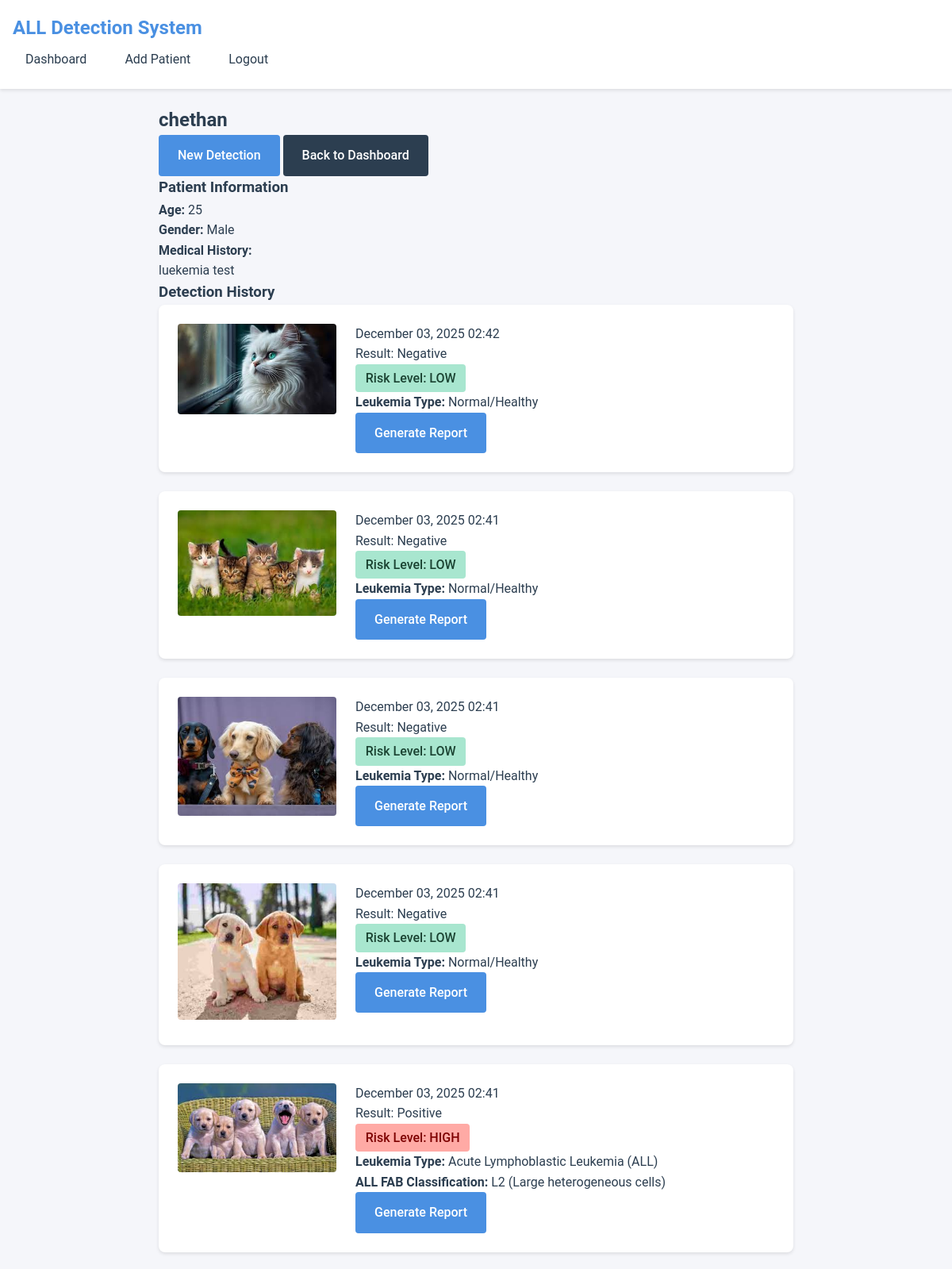
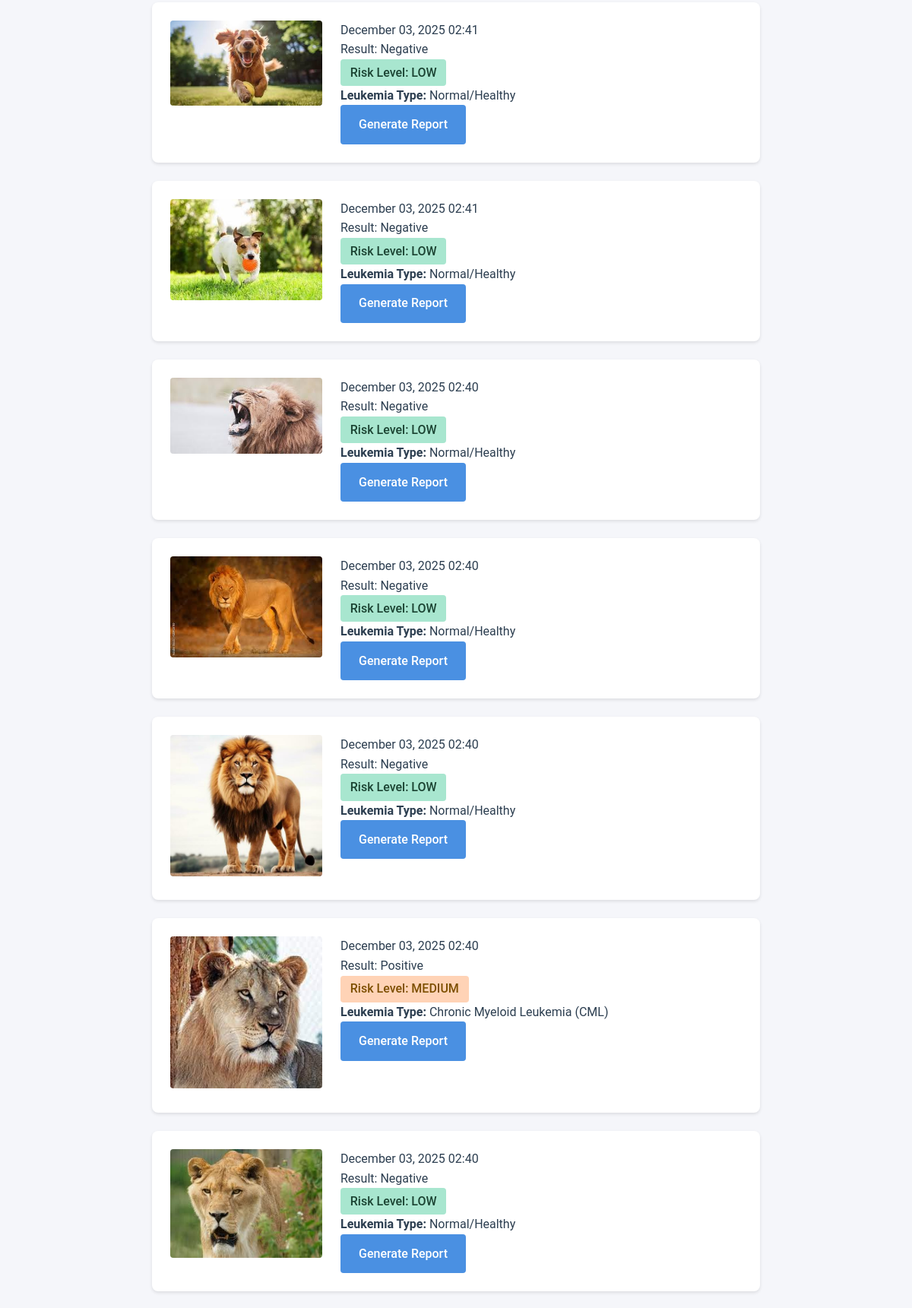
/patient/5/ (signed in, upper part), run on the app's committed database (2 pictures, top to bottom).
### detection_app/models.py (models this page shows, shortened)
class Patient(models.Model):
    user = models.ForeignKey(User, on_delete=models.CASCADE)
    name = models.CharField(max_length=100)
    age = models.IntegerField()
    gender = models.CharField(max_length=10, choices=[
        ('M', 'Male'),
        ('F', 'Female'),
        ('O', 'Other')
    ])
    medical_history = models.TextField(blank=True)
    created_at = models.DateTimeField(default=timezone.now)
    wbc_count = models.FloatField(null=True, blank=True, help_text="White blood cell count (K/µL)")
    blast_percentage = models.FloatField(null=True, blank=True, help_text="Blast percentage (%)")
    hemoglobin = models.FloatField(null=True, blank=True, help_text="Hemoglobin (g/dL)")
    platelets = models.FloatField(null=True, blank=True, help_text="Platelet count (K/µL)")
    cytogenetics = models.CharField(max_length=100, blank=True, help_text="Cytogenetic risk (e.g., t(9;22), normal, etc.)")
    risk_category = models.CharField(max_length=20, choices=[
        ('STANDARD', 'Standard Risk'),
        ('HIGH', 'High Risk'),
        ('UNKNOWN', 'Unknown')
    ], default='UNKNOWN', blank=True)

class DetectionResult(models.Model):
    LEUKEMIA_TYPES = [
        ('ALL', 'Acute Lymphoblastic Leukemia'),
        ('AML', 'Acute Myeloid Leukemia'),
        ('CLL', 'Chronic Lymphocytic Leukemia'),
        ('CML', 'Chronic Myeloid Leukemia'),
        ('NORMAL', 'Normal/Healthy')
    ]
    ALL_FAB_CHOICES = [
        ('L1', 'L1 - Small uniform cells'),
        ('L2', 'L2 - Large heterogeneous cells'),
        ('L3', 'L3 - Large, heavily vacuolated cells (Burkitt-like)'),
    ]
    AML_FAB_CHOICES = [
        ('M0', 'M0 - Undifferentiated AML'),
        ('M1', 'M1 - AML with minimal differentiation'),
        ('M2', 'M2 - AML with differentiation'),
        ('M3', 'M3 - Acute Promyelocytic Leukemia (APL)'),
        ('M4', 'M4 - Acute Myelomonocytic Leukemia'),
        ('M5', 'M5 - Acute Monocytic Leukemia'),
        ('M6', 'M6 - Acute Erythroid Leukemia'),
        ('M7', 'M7 - Acute Megakaryocytic Leukemia'),
    ]
    patient = models.ForeignKey(Patient, on_delete=models.CASCADE, related_name='detections')
    image = models.ImageField(upload_to='smear_images/')
    detection_result = models.CharField(max_length=50)
    risk_level = models.CharField(max_length=20, choices=[
        ('LOW', 'Low'),
        ('MEDIUM', 'Medium'),
        ('HIGH', 'High')
    ])
    date_detected = models.DateTimeField(default=timezone.now)
    report_generated = models.BooleanField(default=False)
    report_file = models.FileField(upload_to='reports/', null=True, blank=True)
    leukemia_type = models.CharField(max_length=20, choices=LEUKEMIA_TYPES, null=True, blank=True,
                                      help_text="Detected leukemia type (ALL, AML, CLL, CML, or Normal)")
    all_fab_classification = models.CharField(max_length=10, choices=ALL_FAB_CHOICES, null=True, blank=True,
                                              help_text="FAB classification for ALL (L1, L2, L3)")
    aml_fab_classification = models.CharField(max_length=10, choices=AML_FAB_CHOICES, null=True, blank=True,
                                              help_text="FAB classification for AML (M0-M7)")
    fab_confidence = models.FloatField(null=True, blank=True, help_text="Confidence score for FAB classification (0-1)")
    cell_count = models.IntegerField(null=True, blank=True, help_text="Number of detected cells")
    cell_density = models.FloatField(null=True, blank=True, help_text="Cell density (cells per million pixels)")
    cell_statistics = models.JSONField(null=True, blank=True, help_text="Cell area, intensity, circularity statistics")
    annotated_image = models.ImageField(upload_to='annotated_images/', null=True, blank=True, help_text="Image with detection boxes")
    detection_masks = models.JSONField(null=True, blank=True, help_text="Cell segmentation masks")
    class Meta:
        ordering = ['-date_detected']

### detection_app/views.py (the view)
# urls.py: path('patient/<int:pk>/', views.patient_detail, name='patient_detail'),
@login_required
def patient_detail(request, pk):
    patient = get_object_or_404(Patient, pk=pk, user=request.user)
    detections = patient.detections.all()
    return render(request, 'detection_app/patient_detail.html', {
        'patient': patient,
        'detections': detections
    })

### templates/detection_app/patient_detail.html (shortened to what this page needs)
{% extends 'base.html' %}
{% load custom_filters %}
{% block content %}
<div class="container">
    <div class="patient-detail-container">
        <div class="patient-header">
            <h2>{{ patient.name }}</h2>
            <div class="patient-actions">
                <a href="{% url 'detect_leukemia' patient.id %}" class="btn btn-primary">New Detection</a>
                <a href="{% url 'dashboard' %}" class="btn btn-secondary">Back to Dashboard</a>
            </div>
        </div>
        <div class="patient-info">
            <div class="info-card">
                <h3>Patient Information</h3>
                <p><strong>Age:</strong> {{ patient.age }}</p>
                <p><strong>Gender:</strong> {{ patient.get_gender_display }}</p>
                <p><strong>Medical History:</strong></p>
                <p class="medical-history">{{ patient.medical_history|linebreaks }}</p>
            </div>
        </div>
        <div class="detection-history">
            <h3>Detection History</h3>
            {% if detections %}
                <div class="detection-list">
                    {% for detection in detections %}
                        <div class="detection-card">
                            <div class="detection-image">
                                <img src="{{ detection.image.url }}" alt="Blood Smear Image">
                            </div>
                            <div class="detection-info">
                                <p class="detection-date">{{ detection.date_detected|date:"F d, Y H:i" }}</p>
                                <p class="detection-result {{ detection.detection_result|lower }}">
                                    Result: {{ detection.detection_result }}
                                </p>
                                <p class="risk-level {{ detection.risk_level|lower }}">
                                    Risk Level: {{ detection.risk_level }}
                                </p>
                                {% if detection.leukemia_type %}
                                    <p class="fab-classification">
                                        <strong>Leukemia Type:</strong>
                                        {% if detection.leukemia_type == 'ALL' %}
                                            Acute Lymphoblastic Leukemia (ALL)
                                        {% elif detection.leukemia_type == 'AML' %}
                                            Acute Myeloid Leukemia (AML)
                                        {% elif detection.leukemia_type == 'CLL' %}
                                            Chronic Lymphocytic Leukemia (CLL)
                                        {% elif detection.leukemia_type == 'CML' %}
                                            Chronic Myeloid Leukemia (CML)
                                        {% elif detection.leukemia_type == 'NORMAL' %}
                                            Normal/Healthy
                                        {% else %}
                                            {{ detection.leukemia_type }}
                                        {% endif %}
                                    </p>
                                {% endif %}
                                {% if detection.all_fab_classification %}
                                    <p class="fab-subtype">
                                        <strong>ALL FAB Classification:</strong> {{ detection.all_fab_classification }}
                                        {% if detection.all_fab_classification == 'L1' %}
                                            (Small uniform cells)
                                        {% elif detection.all_fab_classification == 'L2' %}
                                            (Large heterogeneous cells)
                                        {% elif detection.all_fab_classification == 'L3' %}
                                            (Large, heavily vacuolated cells - Burkitt-like)
                                        {% endif %}
                                    </p>
                                {% endif %}
                                {% if detection.report_generated %}
                                    <a href="{% url 'download_report' detection.id %}" class="btn btn-success btn-sm">
                                        Download Report
                                    </a>
                                {% else %}
                                    <a href="{% url 'generate_report' detection.id %}" class="btn btn-primary btn-sm">
                                        Generate Report
                                    </a>
                                {% endif %}
                            </div>
                        </div>
                    {% endfor %}
                </div>
            {% else %}
                <p class="no-detections">No detections performed yet.</p>
            {% endif %}
        </div>
    </div>
</div>
{% endblock %}

### static/css/style.css (style rules this page uses)
:root { --primary-color: #4a90e2; --secondary-color: #2c3e50; --success-color: #27ae60; --danger-color: #e74c3c; --warning-color: #f39c12; --text-color: #2c3e50; --background-color: #f5f6fa; --card-background: #ffffff; }
* { margin: 0; padding: 0; box-sizing: border-box; }
body { font-family: 'Roboto', sans-serif; line-height: 1.6; color: var(--text-color); background-color: var(--background-color); }
.container { max-width: 1200px; margin: 0 auto; padding: 20px; }
.btn { display: inline-block; padding: 0.8rem 1.5rem; border-radius: 4px; text-decoration: none; font-weight: 500; cursor: pointer; transition: transform 0.3s, box-shadow 0.3s; }
.btn-primary { background-color: var(--primary-color); color: white; border: none; }
.btn-secondary { background-color: var(--secondary-color); color: white; border: none; }
.patient-detail-container { max-width: 800px; margin: 0 auto; }
.detection-card { display: grid; grid-template-columns: 200px 1fr; gap: 1.5rem; background-color: var(--card-background); padding: 1.5rem; border-radius: 8px; margin-bottom: 1.5rem; box-shadow: 0 2px 4px rgba(0, 0, 0, 0.1); }
.detection-image img { width: 100%; border-radius: 4px; }
.risk-level { display: inline-block; padding: 0.3rem 0.8rem; border-radius: 4px; font-weight: 500; }
.risk-level.low { background-color: #a8e6cf; color: #1b4332; }
.risk-level.medium { background-color: #ffd3b6; color: #7d4f00; }
.risk-level.high { background-color: #ffaaa5; color: #7d0000; }
.feature-card, .detection-card, .card { animation: fadeIn 0.5s ease-out; }

### data on the page
Patient: name "chethan", age "25", gender "Male", medical_history "luekemia test"
DetectionResult: image (picture), date_detected "December 03, 2025 02:42", detection_result "Negative", risk_level "LOW", shows "Leukemia Type:", leukemia_type "Normal/Healthy", report_generated "Generate Report"
DetectionResult: image (picture), date_detected "December 03, 2025 02:41", detection_result "Negative", risk_level "LOW", shows "Leukemia Type:", leukemia_type "Normal/Healthy", report_generated "Generate Report"
DetectionResult: image (picture), date_detected "December 03, 2025 02:41", detection_result "Negative", risk_level "LOW", shows "Leukemia Type:", leukemia_type "Normal/Healthy", report_generated "Generate Report"
DetectionResult: image (picture), date_detected "December 03, 2025 02:41", detection_result "Negative", risk_level "LOW", shows "Leukemia Type:", leukemia_type "Normal/Healthy", report_generated "Generate Report"
DetectionResult: image (picture), date_detected "December 03, 2025 02:41", detection_result "Positive", risk_level "HIGH", shows "Leukemia Type:", leukemia_type "Acute Lymphoblastic Leukemia (ALL)", all_fab_classification "L2", shows "(Large heterogeneous cells)", report_generated "Generate Report"
DetectionResult: image (picture), date_detected "December 03, 2025 02:41", detection_result "Negative", risk_level "LOW", shows "Leukemia Type:", leukemia_type "Normal/Healthy", report_generated "Generate Report"
DetectionResult: image (picture), date_detected "December 03, 2025 02:41", detection_result "Negative", risk_level "LOW", shows "Leukemia Type:", leukemia_type "Normal/Healthy", report_generated "Generate Report"
DetectionResult: image (picture), date_detected "December 03, 2025 02:40", detection_result "Negative", risk_level "LOW", shows "Leukemia Type:", leukemia_type "Normal/Healthy", report_generated "Generate Report"
DetectionResult: image (picture), date_detected "December 03, 2025 02:40", detection_result "Negative", risk_level "LOW", shows "Leukemia Type:", leukemia_type "Normal/Healthy", report_generated "Generate Report"
DetectionResult: image (picture), date_detected "December 03, 2025 02:40", detection_result "Negative", risk_level "LOW", shows "Leukemia Type:", leukemia_type "Normal/Healthy", report_generated "Generate Report"
DetectionResult: image (picture), date_detected "December 03, 2025 02:40", detection_result "Positive", risk_level "MEDIUM", shows "Leukemia Type:", leukemia_type "Chronic Myeloid Leukemia (CML)", report_generated "Generate Report"
DetectionResult: image (picture), date_detected "December 03, 2025 02:40", detection_result "Negative", risk_level "LOW", shows "Leukemia Type:", leukemia_type "Normal/Healthy", report_generated "Generate Report"
